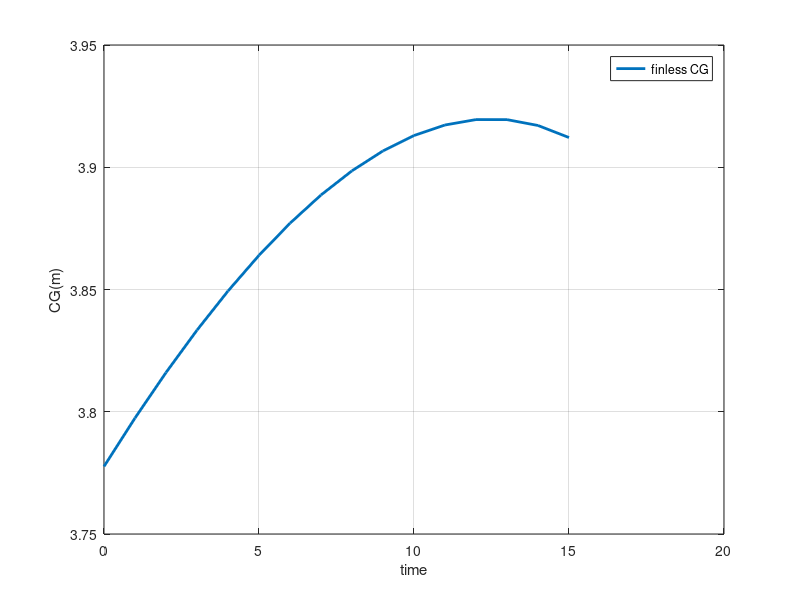

Reproduce this figure in MATLAB.
clear 
close all
clc 
%% calculate CG
t = 0:1:15;%(s)
%fixed parts:mass(kg),CG(m)
Nose_mass = 1.72;
payload1_mass = 10;                                              %%%%
Avionic_mass = 2.94;
payload2_mass = 70;                                             %%%%
N2O_tank_mass = 18;                                             %all = 18
Connect_mass = 0.88;
payload3_mass = 10;                                             %%%%
combus_mass = 39.7;                                             %origin,lightening = 39.7 , highreg = 29.5
fin_mass = 10;

Nose_x = 0.53951;
payload1_x = 0.53951;
Avionic_x = 1.366;
payload2_x = 1.366;
N2O_tank_x = 3.136;
Connect_x = 4.556;
payload3_x = 4.556; 
combus_x = 5.556;                                               %origin,lightening = 5.556  ,highreg = 5.031
fin_x = 5.972;

%N2O:mass(kg),CG(m)
N2O_area = 0.26^2*pi/4;%internal section area(m^2)
N2O_long = 2.35;%long(m)
N2O_massi = 91;%initial mass(kg)                                %all = 91
N2O_massf = 17;%final mass(kg)                                  %all = 17
N2O_xi = 0.866+1+2.54-N2O_long/2;%initial CG position(m)

%fuel(kg),CG(m)
Fuel_massi = 60.9;%initial mass(kg)                             %origin = 60.9 ,lightening = 36.5 , highreg = 18
Fuel_massf = 48.6;%final mass(kg)                               %origin = 48.6 ,lightening = 24.3 , highreg = 5.7
Fuel_x0 = 0.866+1+2.54+0.3+1.7/2;%initial CG position(m)

%calculate fixed mass,CG
fixed_mass = Nose_mass+payload1_mass+Avionic_mass+...
    payload2_mass+N2O_tank_mass+Connect_mass+payload3_mass+...
    combus_mass+4*fin_mass;
fixed_x = (Nose_mass*Nose_x+payload1_mass*payload1_x+...
    Avionic_mass*Avionic_x+payload2_mass*payload2_x+...
    N2O_tank_mass*N2O_tank_x+Connect_mass*Connect_x+...
    payload3_mass*payload3_x+combus_mass*combus_x+...
    4*fin_mass*fin_x)/fixed_mass;

%calculate N2O mass,CG
N2O_mass = N2O_massi - (N2O_massi-N2O_massf)/15*t;
N2O_x = N2O_xi + N2O_long/2 - (N2O_long/N2O_massi.*N2O_mass)/2;

%calculate fuel mass,CG
Fuel_mass = Fuel_massi - (Fuel_massi-Fuel_massf)/15*t;
Fuel_x = Fuel_x0;

%calculate total mass,CG
m = fixed_mass+N2O_mass+Fuel_mass;
CG = (fixed_mass.*fixed_x + N2O_mass.*N2O_x + Fuel_mass.*Fuel_x)./m;%

%% calculate CP(by barrowman's method)
% %assumption:1.AOA<10    2.speed<<1Mach   3.flow rate not change rapidly
% %4.L/D>>1   5.axially symmetric  
% LN = 0.866;%length of nose
% d = 0.265;%diameter at base of nose
% dF = 0.265;%diameter at front of transition
% dR = 0.26499;%diameter at rear of transition
% LT = 0.001;%length of transition****************
% XP = 1.866;%distance from tip of nose to front of transition
% CR = 1;%fin chord root
% CT = 0.26;%fin chord tip
% S = 0.2;%fin semispan
% LF = 0.311109;%length of mid-chord line 
% R = 0.265;%radius of body at aft end
% XR = 0.608303;%distance from fin root to tip in axle direction
% XB = 4.266;%distance from nose tip to fin root leading edge
% N = 4;%number of fin
% 
% %Nose Cone Terms
% CNN = 2;
% % XN = 0.666*LN;%0.666for cone shape nose
% XN = 0.466*LN;%0.466for ogive shape nose
% 
% %Conical Transition Terms
% CNT = 2*((dR/d)^2-(dF/d)^2);
% XT = XP + LT/3*(1+(1-dF/dR)/(1-(dF/dR)^2));
% 
% %Fin Terms
% CNF = (1+R/(S+R))*(4*N*(S/d)^2/(1+sqrt(1+(2*LF/(CR+CT))^2)));
% XF = XB + XR/3*(CR+2*CT)/(CR+CT) + 1/6*((CR+CT)-CR*CT/(CR+CT));
% 
% %Finding the Center of Pressure
% CNR = CNN+CNT+CNF;
% det_cp= (CNN*XN+CNT*XT+CNF*XF)/CNR;
% CP = det_cp*ones(length(t),1);

% %datcom CP
% dat_data = readmatrix('./datcom/XCP/xcp1.xlsx','range','B248:Q257');
% Mach = dat_data(1,1:15);
% AOA = dat_data(2:10,1);
% dat_xcp = dat_data(2:10,2:16)*26.5/100;
% [dat_mi,dat_ai] = meshgrid(Mach,AOA);
%% ORK CG.CP
% oprk_data = readmatrix('./open rocket data/property2.csv','Range','A9:G247');
% oprk_t = oprk_data(:,1);
% oprk_CG = oprk_data(:,7)/100;
% oprk_CP = oprk_data(:,6)/100;

%% plot
% figure
plot(t,CG,'LineWidth',2)
grid on
hold on
% plot(oprk_t,oprk_CG,'LineWidth',2)
% plot(t,CP)
% plot(oprk_t,oprk_CP)
xlabel('time')
ylabel('CG(m)')
legend('finless CG')
% 
% legend('det CG','ORK CG','det CP','ORK CP')
% legend('det CG','ORK CG')
% legend('avi.payload m=3','avi.payload m=10','avi.payload m=20',...
%     'avi.payload m=30','avi.payload m=40','avi.payload m=54')
% figure
% surf(dat_mi,dat_ai,dat_xcp,'EdgeColor','black', 'FaceColor',[0.4660 0.6740 0.1880], 'FaceAlpha', .5)
% xlabel('Mach')
% ylabel('AOA(degree)')
% zlabel('distance from nose(m)')
% grid on
% hold on

% legend('det CG','ORK CG','datcom CP')

